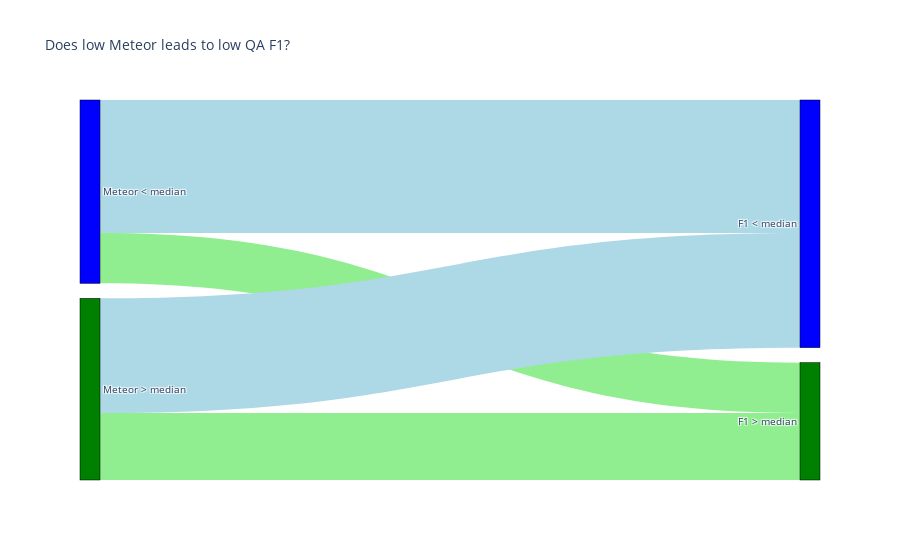

Notebook source saved alongside this figure:
### Code cell
import plotly.graph_objects as go

fig = go.Figure(data=[go.Sankey(
    node = dict(
      pad = 15,
      thickness = 20,
      line = dict(color = "black", width = 0.5),
      label = ["Meteor < median", "Meteor > median", "F1 < median", "F1 > median"],
      color = ["blue", "green", "blue", "green"]
    ),
    link = dict(
      source = [pair[0] for pair in pairs],
      target = [pair[1] for pair in pairs],
      value = values,
      color = ["lightblue", "lightgreen", "lightblue", "lightgreen"]
  ))])

fig.update_layout(title_text="Does low Meteor leads to low QA F1?", font_size=10)
fig.show()

### Figure 1 — Plotly figure (JSON) as saved in the notebook; plotly's stock layout.template omitted (floating-point values rounded to 4 significant figures)
{"data": [{"link": {"color": ["lightblue", "lightgreen", "lightblue", "lightgreen"], "source": [0, 0, 1, 1], "target": [2, 3, 2, 3], "value": [6904, 2615, 5953, 3478]}, "node": {"color": ["blue", "green", "blue", "green"], "label": ["Meteor < median", "Meteor > median", "F1 < median", "F1 > median"], "line": {"color": "black", "width": 0.5}, "pad": 15, "thickness": 20}, "type": "sankey"}], "layout": {"font": {"size": 10}, "title": {"text": "Does low Meteor leads to low QA F1?"}}}
